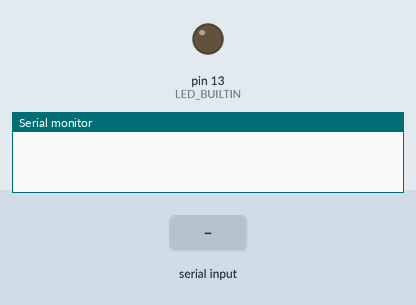
Simulated run of this sketch. Board: Arduino Uno, built with avr-gcc and run on an emulated ATmega328P. On the bench: output pins drawn as LEDs (lit = HIGH), the last lines printed to the serial monitor. Dashed ring = blinking. Inputs (shaded band) come from the test bench.

Above: at 1.2 s.
1.3 s: "PING 1\n" received over Serial
At 1.45 s:
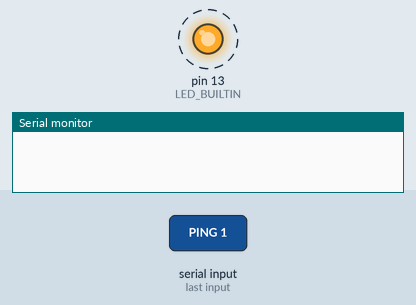
At 2.8 s:
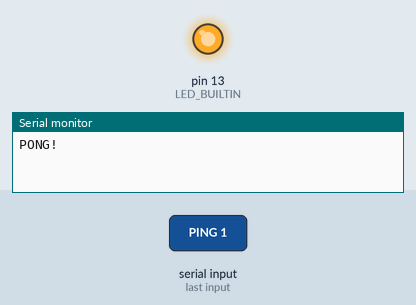
4.3 s: "MOVE 1\n" received over Serial
5.8 s: "WAIT 1\n" received over Serial
Timing chart, 0 to 8.8 s (numbered marks = the images above; inputs shaded):
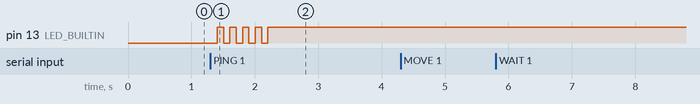

Measured:
- after the input at 1.3 s, pin 13 (LED_BUILTIN): alternates HIGH for 0.10 s and LOW for 0.10 s, 9 changes in all, then stays HIGH, starting after 0.11 s

The sketch:

firmware.ino
```cpp
const char* RETURN_DONE = "DONE\n";
const char* RETURN_PONG = "PONG!\n";
const char* RETURN_INVALID_COMMAND = "ERROR_INVALID_COMMAND\n";
const char* RETURN_BAD_ARGS = "ERROR_BAD_ARGUMENT_COUNT\n";
const char* RETURN_BAD_ARGVAL = "ERROR_BAD_ARGUMENT_VALUE\n";
const char* RETURN_OUT_OF_RANGE = "ERROR_OUT_OF_RANGE\n";

const int MAX_ARGS = 3;

void setup() {
  pinMode(LED_BUILTIN, OUTPUT);

  Serial.begin(9600);
}

void loop() {
  if (Serial.available() > 0) {
    String message = Serial.readStringUntil('\n');
    message.trim();

    char buf[64];
    message.toCharArray(buf, sizeof(buf));

    // get the command itself
    char* command = strtok(buf, " ");

    // collect arguments
    char* args[MAX_ARGS];
    int argCount = 0;
    char* tok;
    while ((tok = strtok(NULL, " ")) != NULL && argCount < MAX_ARGS) {
      args[argCount++] = tok;
    }

    // ping
    if (strcmp(command, "PING") == 0) {
      for (int i = 0; i < 5; i++) {
        digitalWrite(LED_BUILTIN, LOW);
        delay(100);
        digitalWrite(LED_BUILTIN, HIGH);
        delay(100);
      }
      Serial.write(RETURN_PONG);
    }
    // move
    else if (strcmp(command, "MOVE") == 0) {
      if (argCount != 3) {
        Serial.write(RETURN_BAD_ARGS);
        return;
      }
      int x = atoi(args[0]);
      int y = atoi(args[1]);
      int z = atoi(args[2]);
      if (x > 180 || x < 0 || y > 180 || y < 0 || z > 180 || z < 0) {
        Serial.write(RETURN_OUT_OF_RANGE);
        return;
      }

      // do move logic
      Serial.write(RETURN_DONE);
    }
    // wait
    else if (strcmp(command, "WAIT") == 0) {
      if (argCount != 1) {
        Serial.write(RETURN_BAD_ARGS);
        return;
      }

      int time = atoi(args[0]);
      if (time <= 0) {
        Serial.write(RETURN_BAD_ARGVAL);
        return;
      }

      delay(time);
      Serial.write(RETURN_DONE);
    }
    // gripper control
    else if (strcmp(command, "GRIPPER") == 0) {
      if (argCount > 1) {
        Serial.write(RETURN_BAD_ARGS);
        return;
      }

      int arg = atoi(args[0]);

      if (arg != 0 && arg != 1) {
        Serial.write(RETURN_BAD_ARGVAL);
        return;
      }

      // do gripper logic
      Serial.write(RETURN_DONE);
    }
    // fallback
    else {
      Serial.write(RETURN_INVALID_COMMAND);
    }
  }
}
```
